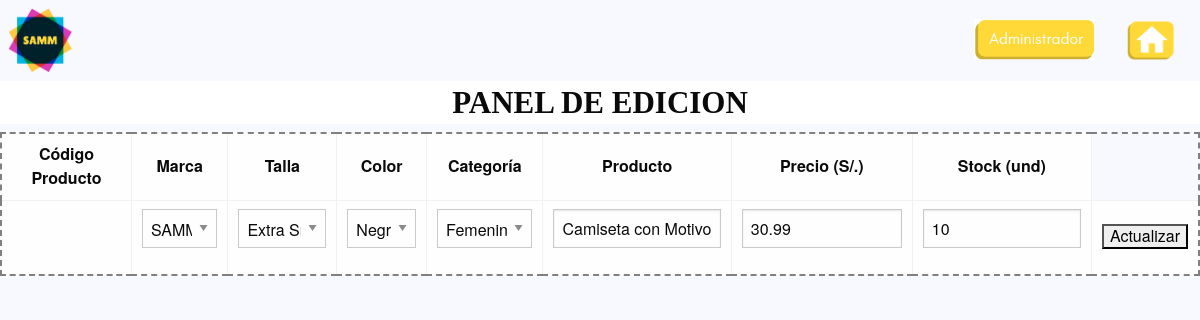
The page /editar_producto.php?cod=1 on the database its author committed.
### tables this page shows
CREATE TABLE `producto` (
  `codigo_producto` int(5) NOT NULL,
  `codigo_marca` int(5) NOT NULL,
  `codigo_talla` int(5) NOT NULL,
  `codigo_color` int(5) NOT NULL,
  `codigo_categoria` int(5) NOT NULL,
  `nombre_producto` varchar(80) NOT NULL,
  `precio` decimal(10,2) NOT NULL,
  `stock` int(5) NOT NULL,
  `descripcion` text NOT NULL
);

### productos_model.php (called while the page is built, shortened)
<?php
include "conexion.php";
function obtener_marca(){
  global $link;
    $result=mysqli_query($link, "SELECT * FROM marca") or die ("Algo ha ido mal en la consulta a la base de datos");
  return $result;
 }
function obtener_talla(){
  global $link;
    $result=mysqli_query($link, "SELECT * FROM talla ORDER BY codigo_talla ASC") or die ("Algo ha ido mal en la consulta a la base de datos");
  return $result;
 }
function obtener_color(){
  global $link;
    $result=mysqli_query($link, "SELECT * FROM colores") or die ("Algo ha ido mal en la consulta a la base de datos");
  return $result;
 }
function obtener_categoria(){
  global $link;
    $result=mysqli_query($link, "SELECT * FROM categoria") or die ("Algo ha ido mal en la consulta a la base de datos");
  return $result;
 }
?>

### editar_producto.php (the view, shortened to what this page needs)
<?php
include "productos_model.php";
$cod=$_GET['cod'];
$producto="SELECT p.codigo_producto, m.nombre_marca, t.nombre_talla, c.nombre_color, ct.nombre_categoria, p.nombre_producto, p.precio, p.stock FROM producto p INNER JOIN marca m ON m.codigo_marca = p.codigo_marca INNER JOIN talla t ON t.codigo_talla = p.codigo_talla INNER JOIN colores c ON c.codigo_color = p.codigo_color INNER JOIN categoria ct ON ct.codigo_categoria = p.codigo_categoria WHERE codigo_producto='$cod'";
$resultado2=mysqli_query($link,$producto);
?>
<!doctype html>
<html class="no-js" lang="en" dir="ltr">
<head>
    <link rel="stylesheet" href="css/foundation.css">
    <link rel="stylesheet" href="css/app.css">
</head>
<body>
<div class="top-bar" id="mainNavigation">
  <div class="top-bar-left">
    <ul class="menu vertical medium-horizontal">
      <img src="img/logo.png" width="65px">
    </ul>
  </div>
  <div class="top-bar-right">
    <ul class="menu vertical medium-horizontal">
       <a href="administrador.php"><img id="sombra" src="img/adm.png" width="120px"></a>
      <a href="index.php"><img id="sombra" src="img/inicio.png" width="50px"></a>
    </ul>
  </div>
</div>
    <div class="titulo">
    <h3>PANEL DE EDICION</h3>
    </div>
<table id="tabla" border=2>
<tr>
<td id="negrita">Código Producto</td>
<td id="negrita">Marca</td>
<td id="negrita">Talla</td>
<td id="negrita">Color</td>
<td id="negrita">Categoría</td>
<td id="negrita">Producto</td>
<td id="negrita">Precio (S/.)</td>
<td id="negrita">Stock (und)</td>
</tr>
<form action="procesar_edicion.php" method="post">
<?php
while($row2=mysqli_fetch_array($resultado2)){?>
<tr>
<td><input type="hidden" name="cod" value="<?php echo $row2['codigo_producto'];?>"></td>
<td>
 <select name="marca" value="<?php echo $row['nombre_marca'];?>">
    <?php
    $resultado=obtener_marca();
    while($row=mysqli_fetch_array($resultado)){?>
    <option value="<?php echo $row['codigo_marca'];?>"><?php echo $row['nombre_marca'];?></option>
    <?php }?>
    </select>
</td>
<td>
  <select name="talla" value="<?php echo $row['nombre_talla'];?>">
    <?php
    $resultado=obtener_talla();
    while($row=mysqli_fetch_array($resultado)){?>
    <option value="<?php echo $row['codigo_talla'];?>"><?php echo $row['nombre_talla'];?></option>
    <?php }?>
    </select>
</td>
<td>
 <select name="color" value="<?php echo $row['nombre_color'];?>">
    <?php
    $resultado=obtener_color();
    while($row=mysqli_fetch_array($resultado)){?>
    <option value="<?php echo $row['codigo_color'];?>"><?php echo $row['nombre_color'];?></option>
    <?php }?>
    </select>
</td>
<td>
 <select name="categoria" value="<?php echo $row['nombre_categoria'];?>">
    <?php
    $resultado=obtener_categoria();
    while($row=mysqli_fetch_array($resultado)){?>
    <option value="<?php echo $row['codigo_categoria'];?>"><?php echo $row['nombre_categoria'];?></option>
    <?php }?>
    </select>
</td>
<td><input type="text" name="nombreproducto" value="<?php echo $row2['nombre_producto'];?>"></td>
<td><input type="number" step="0.01" name="precio" min="0" value="<?php echo $row2['precio'];?>"></td>
<td><input type="number" name="stock" min="0" value="<?php echo $row2['stock'];?>"></td>
<td><input type="submit" name="actualizar" value="Actualizar"></td>
</tr>
<?php }?>
</form>
</table>
    <br>
</body>
</html>

### rows shown on the page
producto: nombreproducto "Camiseta con Motivo", precio "30.99", stock "10"

### other values the page prints
form field marca "SAMM"
form field talla "Extra Small"
form field color "Negro"
form field categoria "Femenino"
